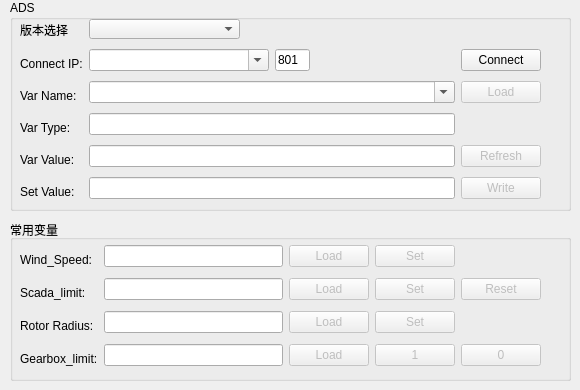
    <widget class="QWidget" name="tab_ADS">
     <attribute name="title">
      <string>ADS</string>
     </attribute>
     <widget class="QGroupBox" name="groupBox_2">
      <property name="geometry">
       <rect>
        <x>10</x>
        <y>220</y>
        <width>561</width>
        <height>161</height>
       </rect>
      </property>
      <property name="title">
       <string>常用变量</string>
      </property>
      <widget class="QWidget" name="layoutWidget">
       <property name="geometry">
        <rect>
         <x>10</x>
         <y>20</y>
         <width>521</width>
         <height>131</height>
        </rect>
       </property>
       <layout class="QGridLayout" name="gridLayout_limit">
        <item row="2" column="2">
         <widget class="QPushButton" name="pushButton_loadRadius">
          <property name="enabled">
           <bool>false</bool>
          </property>
          <property name="text">
           <string>Load</string>
          </property>
         </widget>
        </item>
        <item row="3" column="0">
         <widget class="QLabel" name="label_10">
          <property name="layoutDirection">
           <enum>Qt::LeftToRight</enum>
          </property>
          <property name="text">
           <string>Gearbox_limit:</string>
          </property>
          <property name="alignment">
           <set>Qt::AlignBottom|Qt::AlignLeading|Qt::AlignLeft</set>
          </property>
         </widget>
        </item>
        <item row="3" column="2">
         <widget class="QPushButton" name="pushButton_loadgearbox">
          <property name="enabled">
           <bool>false</bool>
          </property>
          <property name="text">
           <string>Load</string>
          </property>
         </widget>
        </item>
        <item row="2" column="3">
         <widget class="QPushButton" name="pushButton_setRadius">
          <property name="enabled">
           <bool>false</bool>
          </property>
          <property name="text">
           <string>Set</string>
          </property>
         </widget>
        </item>
        <item row="2" column="0">
         <widget class="QLabel" name="label_9">
          <property name="layoutDirection">
           <enum>Qt::LeftToRight</enum>
          </property>
          <property name="text">
           <string>Rotor Radius:</string>
          </property>
          <property name="alignment">
           <set>Qt::AlignBottom|Qt::AlignLeading|Qt::AlignLeft</set>
          </property>
         </widget>
        </item>
        <item row="3" column="1">
         <widget class="QLineEdit" name="lineEdit_Gearbox">
          <property name="text">
           <string/>
          </property>
          <property name="alignment">
           <set>Qt::AlignBottom|Qt::AlignLeading|Qt::AlignLeft</set>
          </property>
         </widget>
        </item>
        <item row="2" column="1">
         <widget class="QLineEdit" name="lineEdit_Radius">
          <property name="text">
           <string/>
          </property>
          <property name="alignment">
           <set>Qt::AlignBottom|Qt::AlignLeading|Qt::AlignLeft</set>
          </property>
         </widget>
        </item>
        <item row="3" column="3">
         <widget class="QPushButton" name="pushButton_enableGearbox">
          <property name="enabled">
           <bool>false</bool>
          </property>
          <property name="text">
           <string>1</string>
          </property>
         </widget>
        </item>
        <item row="3" column="4">
         <widget class="QPushButton" name="pushButton_disableGearbox">
          <property name="enabled">
           <bool>false</bool>
          </property>
          <property name="text">
           <string>0</string>
          </property>
         </widget>
        </item>
        <item row="0" column="2">
         <widget class="QPushButton" name="pushButton_loadWindspeed">
          <property name="enabled">
           <bool>false</bool>
          </property>
          <property name="text">
           <string>Load</string>
          </property>
         </widget>
        </item>
        <item row="1" column="4">
         <widget class="QPushButton" name="pushButton_resetScada">
          <property name="enabled">
           <bool>false</bool>
          </property>
          <property name="text">
           <string>Reset</string>
          </property>
         </widget>
        </item>
        <item row="0" column="1">
         <widget class="QLineEdit" name="lineEdit_windspeed">
          <property name="text">
           <string/>
          </property>
          <property name="alignment">
           <set>Qt::AlignBottom|Qt::AlignLeading|Qt::AlignLeft</set>
          </property>
         </widget>
        </item>
        <item row="0" column="0">
         <widget class="QLabel" name="label_11">
          <property name="layoutDirection">
           <enum>Qt::LeftToRight</enum>
          </property>
          <property name="text">
           <string>Wind_Speed:</string>
          </property>
          <property name="alignment">
           <set>Qt::AlignBottom|Qt::AlignLeading|Qt::AlignLeft</set>
          </property>
         </widget>
        </item>
        <item row="0" column="3">
         <widget class="QPushButton" name="pushButton_setWindspeed">
          <property name="enabled">
           <bool>false</bool>
          </property>
          <property name="text">
           <string>Set</string>
          </property>
         </widget>
        </item>
        <item row="1" column="2">
         <widget class="QPushButton" name="pushButton_loadScada">
          <property name="enabled">
           <bool>false</bool>
          </property>
          <property name="text">
           <string>Load</string>
          </property>
         </widget>
        </item>
        <item row="1" column="0">
         <widget class="QLabel" name="label_8">
          <property name="layoutDirection">
           <enum>Qt::LeftToRight</enum>
          </property>
          <property name="text">
           <string>Scada_limit:</string>
          </property>
          <property name="alignment">
           <set>Qt::AlignBottom|Qt::AlignLeading|Qt::AlignLeft</set>
          </property>
         </widget>
        </item>
        <item row="1" column="1">
         <widget class="QLineEdit" name="lineEdit_Scada">
          <property name="text">
           <string/>
          </property>
          <property name="alignment">
           <set>Qt::AlignBottom|Qt::AlignLeading|Qt::AlignLeft</set>
          </property>
         </widget>
        </item>
        <item row="1" column="3">
         <widget class="QPushButton" name="pushButton_setScada">
          <property name="enabled">
           <bool>false</bool>
          </property>
          <property name="text">
           <string>Set</string>
          </property>
         </widget>
        </item>
       </layout>
      </widget>
     </widget>
     <widget class="QGroupBox" name="groupBox_3">
      <property name="geometry">
       <rect>
        <x>10</x>
        <y>0</y>
        <width>561</width>
        <height>211</height>
       </rect>
      </property>
      <property name="title">
       <string>ADS</string>
      </property>
      <widget class="QWidget" name="layoutWidget">
       <property name="geometry">
        <rect>
         <x>10</x>
         <y>15</y>
         <width>521</width>
         <height>191</height>
        </rect>
       </property>
       <layout class="QGridLayout" name="gridLayout">
        <item row="1" column="0">
         <widget class="QLabel" name="label">
          <property name="layoutDirection">
           <enum>Qt::LeftToRight</enum>
          </property>
          <property name="text">
           <string>Connect IP:</string>
          </property>
          <property name="alignment">
           <set>Qt::AlignBottom|Qt::AlignLeading|Qt::AlignLeft</set>
          </property>
         </widget>
        </item>
        <item row="1" column="2">
         <widget class="QPushButton" name="pushButton_adsConnect">
          <property name="text">
           <string>Connect</string>
          </property>
         </widget>
        </item>
        <item row="2" column="0">
         <widget class="QLabel" name="label_4">
          <property name="layoutDirection">
           <enum>Qt::LeftToRight</enum>
          </property>
          <property name="text">
           <string>Var Name:</string>
          </property>
          <property name="alignment">
           <set>Qt::AlignBottom|Qt::AlignLeading|Qt::AlignLeft</set>
          </property>
         </widget>
        </item>
        <item row="2" column="1">
         <widget class="QComboBox" name="comboBox_name">
          <property name="editable">
           <bool>true</bool>
          </property>
         </widget>
        </item>
        <item row="2" column="2">
         <widget class="QPushButton" name="pushButton_adsLoad">
          <property name="enabled">
           <bool>false</bool>
          </property>
          <property name="text">
           <string>Load</string>
          </property>
         </widget>
        </item>
        <item row="3" column="0">
         <widget class="QLabel" name="label_3">
          <property name="layoutDirection">
           <enum>Qt::LeftToRight</enum>
          </property>
          <property name="text">
           <string>Var Type:</string>
          </property>
          <property name="alignment">
           <set>Qt::AlignBottom|Qt::AlignLeading|Qt::AlignLeft</set>
          </property>
         </widget>
        </item>
        <item row="3" column="1">
         <widget class="QLineEdit" name="lineEdit_type">
          <property name="text">
           <string/>
          </property>
          <property name="alignment">
           <set>Qt::AlignBottom|Qt::AlignLeading|Qt::AlignLeft</set>
          </property>
         </widget>
        </item>
        <item row="4" column="0">
         <widget class="QLabel" name="label_5">
          <property name="layoutDirection">
           <enum>Qt::LeftToRight</enum>
          </property>
          <property name="text">
           <string>Var Value:</string>
          </property>
          <property name="alignment">
           <set>Qt::AlignBottom|Qt::AlignLeading|Qt::AlignLeft</set>
          </property>
         </widget>
        </item>
        <item row="4" column="1">
         <widget class="QLineEdit" name="lineEdit_value">
          <property name="enabled">
           <bool>true</bool>
          </property>
          <property name="text">
           <string/>
          </property>
          <property name="alignment">
           <set>Qt::AlignBottom|Qt::AlignLeading|Qt::AlignLeft</set>
          </property>
          <property name="readOnly">
           <bool>true</bool>
          </property>
         </widget>
        </item>
        <item row="4" column="2">
         <widget class="QPushButton" name="pushButton_adsRefresh">
          <property name="enabled">
           <bool>false</bool>
          </property>
          <property name="text">
           <string>Refresh</string>
          </property>
         </widget>
        </item>
        <item row="5" column="0">
         <widget class="QLabel" name="label_6">
          <property name="layoutDirection">
           <enum>Qt::LeftToRight</enum>
          </property>
          <property name="text">
           <string>Set Value:</string>
          </property>
          <property name="alignment">
           <set>Qt::AlignBottom|Qt::AlignLeading|Qt::AlignLeft</set>
          </property>
         </widget>
        </item>
        <item row="5" column="1">
         <widget class="QLineEdit" name="lineEdit_set">
          <property name="text">
           <string/>
          </property>
          <property name="alignment">
           <set>Qt::AlignBottom|Qt::AlignLeading|Qt::AlignLeft</set>
          </property>
         </widget>
        </item>
        <item row="5" column="2">
         <widget class="QPushButton" name="pushButton_adsWrite">
          <property name="enabled">
           <bool>false</bool>
          </property>
          <property name="text">
           <string>Write</string>
          </property>
         </widget>
        </item>
        <item row="1" column="1">
         <layout class="QHBoxLayout" name="horizontalLayout_2">
          <item>
           <widget class="QComboBox" name="comboBox_ip">
            <property name="sizePolicy">
             <sizepolicy hsizetype="Fixed" vsizetype="Fixed">
              <horstretch>0</horstretch>
              <verstretch>0</verstretch>
             </sizepolicy>
            </property>
            <property name="minimumSize">
             <size>
              <width>180</width>
              <height>0</height>
             </size>
            </property>
            <property name="maximumSize">
             <size>
              <width>99</width>
              <height>16777215</height>
             </size>
            </property>
            <property name="editable">
             <bool>true</bool>
            </property>
            <property name="insertPolicy">
             <enum>QComboBox::NoInsert</enum>
            </property>
           </widget>
          </item>
          <item>
           <widget class="QLineEdit" name="lineEdit_port">
            <property name="minimumSize">
             <size>
              <width>20</width>
              <height>0</height>
             </size>
            </property>
            <property name="maximumSize">
             <size>
              <width>35</width>
              <height>16777215</height>
             </size>
            </property>
            <property name="text">
             <string>801</string>
            </property>
           </widget>
          </item>
          <item>
           <widget class="QLabel" name="label_version">
            <property name="text">
             <string/>
            </property>
           </widget>
          </item>
         </layout>
        </item>
        <item row="0" column="0">
         <widget class="QLabel" name="label_42">
          <property name="layoutDirection">
           <enum>Qt::LeftToRight</enum>
          </property>
          <property name="text">
           <string>版本选择</string>
          </property>
          <property name="alignment">
           <set>Qt::AlignBottom|Qt::AlignLeading|Qt::AlignLeft</set>
          </property>
         </widget>
        </item>
        <item row="0" column="1">
         <widget class="QComboBox" name="comboBox_version">
          <property name="maximumSize">
           <size>
            <width>151</width>
            <height>20</height>
           </size>
          </property>
         </widget>
        </item>
       </layout>
      </widget>
     </widget>
    </widget>
